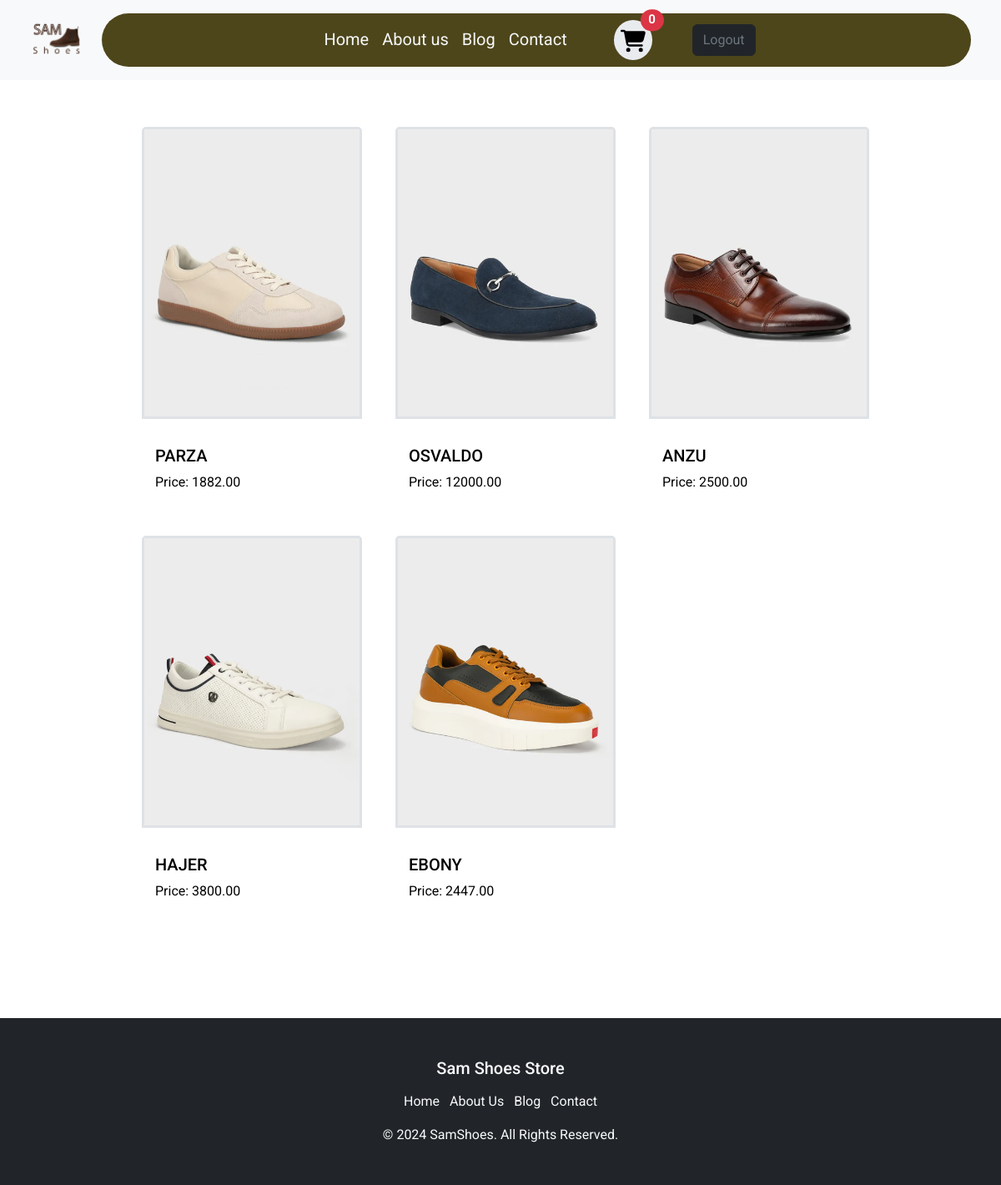
Page /store/home/ (signed in) on the committed database.
### store/models.py (models this page shows, shortened)
class Product(models.Model):
    title = models.CharField(max_length=255)
    size = models.CharField(max_length=50)
    description = models.TextField()
    color = models.CharField(max_length=50)
    retail_price = models.DecimalField(max_digits=10, decimal_places=2)
    wholesale_price = models.DecimalField(max_digits=10, decimal_places=2)
    stock = models.IntegerField()
    image = models.ImageField(upload_to='store/product/images', blank=True, null=True)

### store/views.py (the view)
# urls.py: path('home/',views.HomePage,name='store/home/'),
@login_required(login_url='Index')
def HomePage(request):
    products = Product.objects.all()
    cart = Cart(request)
    cart = request.session.get('cart', {})
    cart_items = cart  # Get cart dictionary from session
    cart_count = sum(item['quantity'] for item in cart_items.values())  # Calculate total items in cart
    context = {
        'products': products,
        'cart_count': cart_count  # Pass the count to the template
    }
    return render(request, 'home.html', context)

### cart/context_processors.py (called while the page is built)
def cart(request):
  return { 'cart': Cart(request) }

### templates/home.html (shortened to what this page needs)
{% extends "base.html" %}
{% block content %}
{% load static %}
<div class="container-fluid p-5 mb-0">
  <div class="row d-flex offset-1">
    {% for x in products %}
      <div class="card pb-1 m-2 border-0" style="width: 18rem;" title="{{ x.title }}">
        <a href="{% url 'view_product' x.id %}" class="text-decoration-none text-black">
          <img src="http://127.0.0.1:8000{{x.image.url}}" class="card-img-top border border-3" alt="Default Image" width="70">
          <div class="card-body">
            <h5 class="card-title">{{ x.title }}</h5>
            <p>Price: {{ x.retail_price }}</p>
          </div>
        </a>
      </div>
    {% empty %}
      <p>No products available!</p>
    {% endfor %}
  </div>
</div>
<span
    id="cart-count"
    class="position-absolute top-0 start-100 translate-middle badge rounded-pill bg-danger">
   {% block cartCount %}   {{ cart_count }} {% endblock cartCount %}
</span>
{% endblock content %}

### templates/base.html (shortened to what this page needs)
<!DOCTYPE html>
<html lang="en">
  <head>
    <link
      href="https://cdn.jsdelivr.net/npm/bootstrap@5.3.3/dist/css/bootstrap.min.css"
      rel="stylesheet"
    />
    {% load static %}
    <link rel="stylesheet" href="{% static 'css/base.css'%}" />
  </head>
  <body id="fonts">
    <nav
      class="navbar navbar-expand-md bg-body-tertiary px-4  sticky-lg-top"
    >
      <div class="container-fluid ">
        <a class="navbar-brand" href="{% url 'store/home/' %}">
          <img    src="{% static 'images\sam_logo.png'%}"   alt="Sam Shoes Store"   width="70"     height="70" />
        </a>
        <div class="collapse navbar-collapse p-2 rounded-pill text-light" id="navbarSupportedContent" style="background-color: rgb(77, 70, 27);" >
          <ul class="navbar-nav me-auto mb-2 mb-lg-0 ms-auto fs-5 text-primary">
            <li class="nav-item">
              <a class="nav-link active text-light" aria-current="page" href="{% url 'store/home/' %}"
                >Home</a>
            </li>
            <li class="nav-item">
              <a class="nav-link active text-light" aria-current="page" href="{% url 'store/about_us' %}"
                >About us</a
              >
            </li>
            <li class="nav-item">
              <a class="nav-link active text-light" aria-current="page" href="{% url 'store/blog' %}">Blog</a>
            </li>
            <li class="nav-item">
              <a class="nav-link active text-light"  aria-current="page" href="{% url 'store/contact_us' %}"
                >Contact</a
              >
            </li>
            <li class="nav-item">
              <a class="nav-link position-relative text-light ms-5 bg-body-secondary rounded-circle " href="{% url 'cart_summary' %}">
                <img
                  src="{% static 'images\cart-shopping-solid.svg' %}"
                  alt="Cart"
                  width="30"
                  height="30"
                />
                <span
                  id="cart-count"
                  class="position-absolute top-0 start-100 translate-middle badge rounded-pill bg-danger"
                >
                  {% block cartCount %}  {% endblock cartCount %}
                </span>
              </a>
            </li>
            <li class="nav-item ms-5 d-flex align-items-center">
              <a class="btn btn-dark text-secondary"  aria-current="page" href="{% url 'logout' %}"
                >Logout</a
              >
            </li>
          </ul>
        </div>
      </div>
    </nav>
    <div class= "container-fluid d-flex flex-column min-vh-100">
      {% block content%}
      {% endblock content%}
    </div>
    <footer class="bg-dark text-light py-5 mt-5 w-100 " >
      <div class="container text-center">
        <h5 class="mb-3">Sam Shoes Store</h5>
        <ul class="list-inline mb-3">
          <li class="list-inline-item">
            <a href="{% url 'store/home/' %}" class="text-decoration-none text-light">Home</a>
          </li>
          <li class="list-inline-item">
            <a href="{% url 'store/about_us' %}" class="text-decoration-none text-light">About Us</a>
          </li>
          <li class="list-inline-item">
            <a href="{% url 'store/blog' %}" class="text-decoration-none text-light">Blog</a>
          </li>
          <li class="list-inline-item">
            <a href="{% url 'store/contact_us' %}" class="text-decoration-none text-light">Contact</a>
          </li>
        </ul>
        <p class="mb-0">&copy; 2024 SamShoes. All Rights Reserved.</p>
      </div>
    </footer>
  </body>
</html>

### store/static/css/base.css (style rules this page uses)
#navbarSupportedContent { font-size: 4rem !important; }
#fonts { font-family: "Roboto", sans-serif !important; font-weight: 400; font-style: normal; }

### rows in the picture
Product: image (picture), title "PARZA", retail_price "1882.00"
Product: image (picture), title "OSVALDO", retail_price "12000.00"
Product: image (picture), title "ANZU", retail_price "2500.00"
Product: image (picture), title "HAJER", retail_price "3800.00"
Product: image (picture), title "EBONY", retail_price "2447.00"

### other values in the picture
{{ cart_count }} "0"
